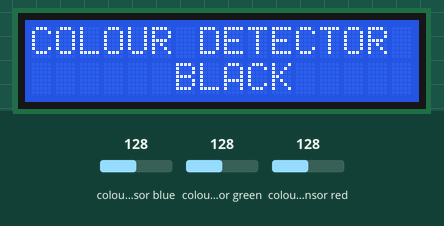
Bench run of a sketch on a simulated Arduino Uno, built with avr-gcc and run on an emulated ATmega328P. Shown: 16×2 character LCD. Wiring (inferred from the names in the program): TCS3200 colour sensor: output pin 8; S2 pin 9; S3 pin 10; S0 pin 11; S1 pin 12. The inputs (shaded band) are chosen by the test bench; at power-on: colour sensor blue 128, colour sensor green 128, colour sensor red 128. What the sketch prints to the serial monitor is not drawn.

Above: at 1.2 s.
1.3 s: colour sensor blue set to 191
At 3.0 s:
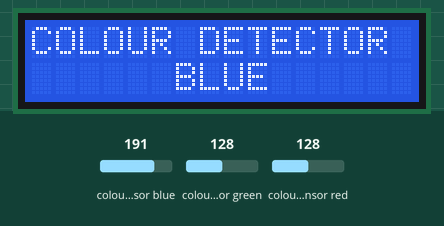
3.3 s: colour sensor green set to 191
At 4.0 s:
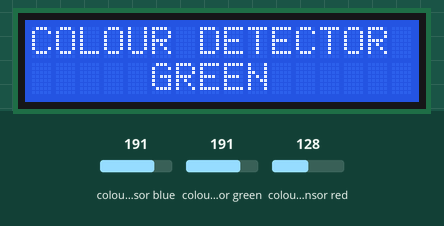
5.0 s: colour sensor red set to 250
At 6.0 s:
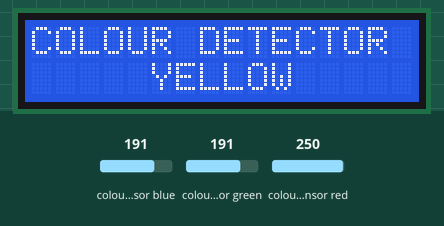
6.6 s: colour sensor blue set to 250
At 8.0 s:
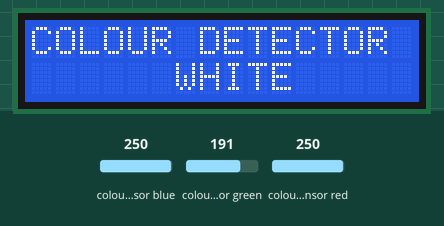
8.3 s: colour sensor blue set to 5
At 9.1 s:
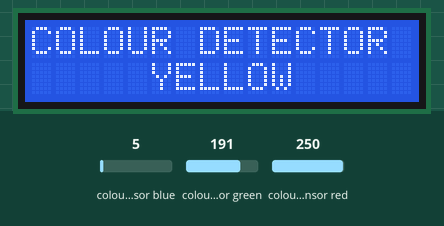
Timing chart, 0 to 11.0 s (numbered marks = the images above; inputs shaded):
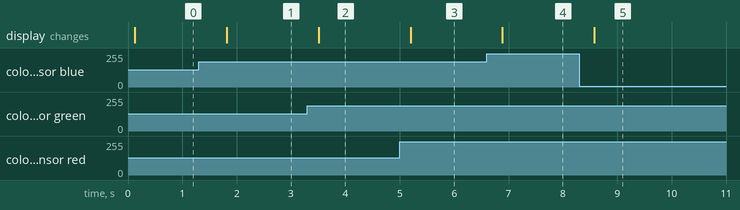

The sketch:

color-detector.ino
```cpp
#include <LiquidCrystal.h>
LiquidCrystal lcd(2,3,4,5,6,7);
#define s0 11       //Module pins wiring
#define s1 12
#define s2 9
#define s3 10
#define out 8

int data,r,g,b;        //This is where we're going to stock our values
bool red,green,blue,white,black,yellow,cyan,magenta;
void setup()
{
   pinMode(s0,OUTPUT);    //pin modes
   pinMode(s1,OUTPUT);
   pinMode(s2,OUTPUT);
   pinMode(s3,OUTPUT);
   pinMode(out,INPUT);
 lcd.begin(16, 2);
  // Print a message to the LCD.
  lcd.print("COLOUR DETECTOR");

   Serial.begin(9600);   //intialize the serial monitor baud rate

   digitalWrite(s0,HIGH); //Putting S0/S1 on HIGH/HIGH levels means the output frequency scalling is at 100% (recommended)
   digitalWrite(s1,HIGH); //LOW/LOW is off HIGH/LOW is 20% and LOW/HIGH is  2%

}

void loop()                  //Every 2s we select a photodiodes set and read its data
{

   digitalWrite(s2,LOW);        //S2/S3 levels define which set of photodiodes we are using LOW/LOW is for RED LOW/HIGH is for Blue and HIGH/HIGH is for green
   digitalWrite(s3,LOW);
   Serial.print("Red value= ");
   GetData();                   //Executing GetData function to get the value
r=data;
Serial.print(r);
   digitalWrite(s2,LOW);
   digitalWrite(s3,HIGH);
   Serial.print(" | Blue value= ");
   GetData();
b=data;
Serial.print(b);
   digitalWrite(s2,HIGH);
   digitalWrite(s3,HIGH);
   Serial.print(" | Green value= ");
   GetData();
g=data*0.65;
   Serial.print(g);
      lcd.setCursor(0, 1);
if(r>36&b>28&g>22)   lcd.print("      BLACK     ");
else if(r>32&b>16&g>20)   lcd.print("      BLUE      ");
else if(r>24&b>25&g>10)   lcd.print("     GREEN      ");
else if(r>14&b>26&g>19)   lcd.print("      RED       ");
else if(r>14&b>22&g>11)   lcd.print("     YELLOW     ");
else if(r>10&b>8&g>7)   lcd.print("      WHITE     ");
else if(r>9&b>9&g>6)   lcd.print("   NO COLOUR    ");


   Serial.println();
   delay(500);
}

void GetData(){
   data=pulseIn(out,LOW);       //here we wait until "out" go LOW, we start measuring the duration and stops when "out" is HIGH again
            //The higher the frequency the lower the duration
   delay(20);
}
```

Measured:
- after the input at 1.3 s, the display: changes after 0.52 s (image 1)
- after the input at 3.3 s, the display: changes after 0.21 s (image 2)
- after the input at 5.0 s, the display: changes after 0.20 s (image 3)
- after the input at 6.6 s, the display: changes after 0.29 s (image 4)
- after the input at 8.3 s, the display: changes after 0.28 s (image 5)
